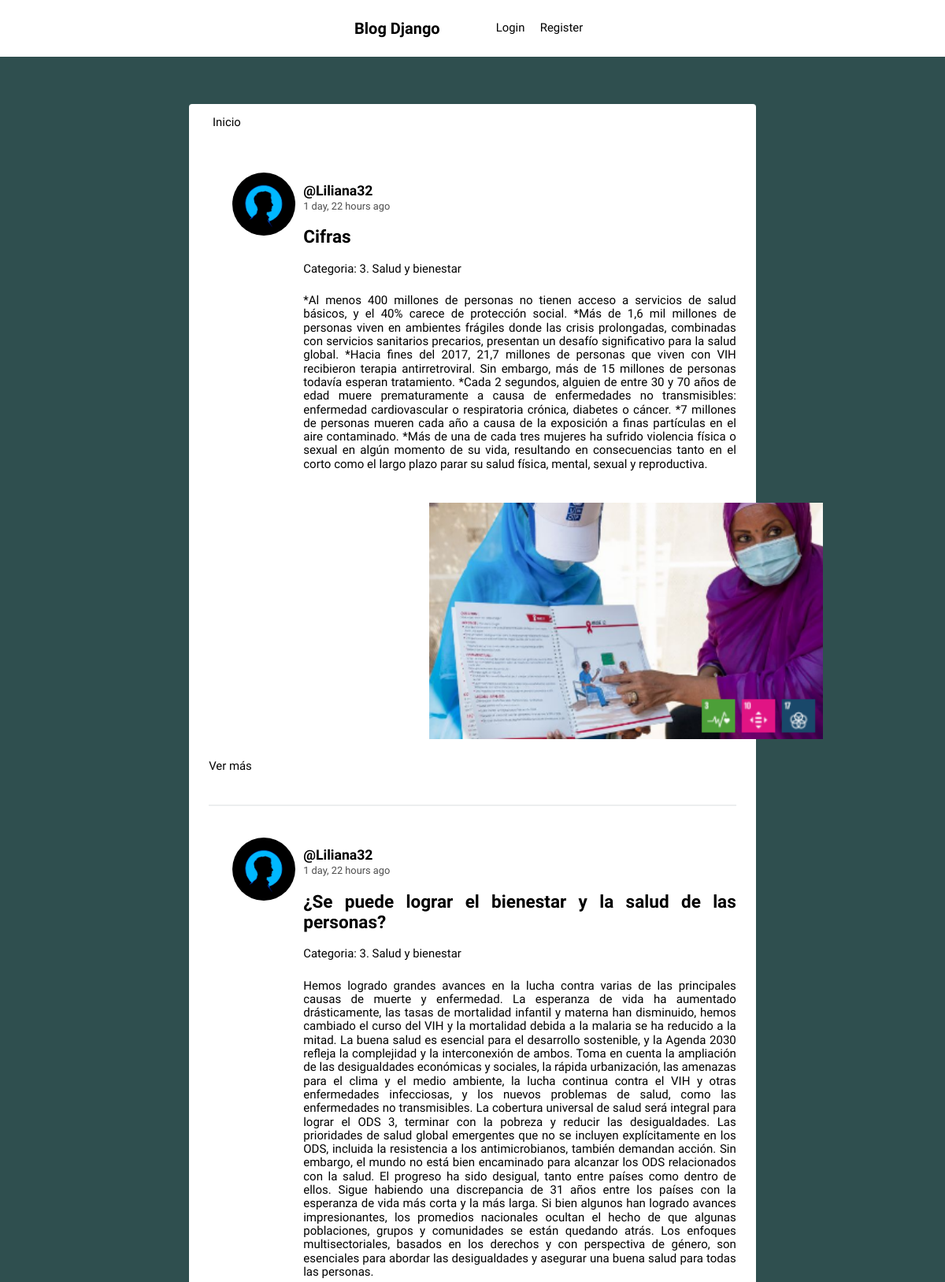
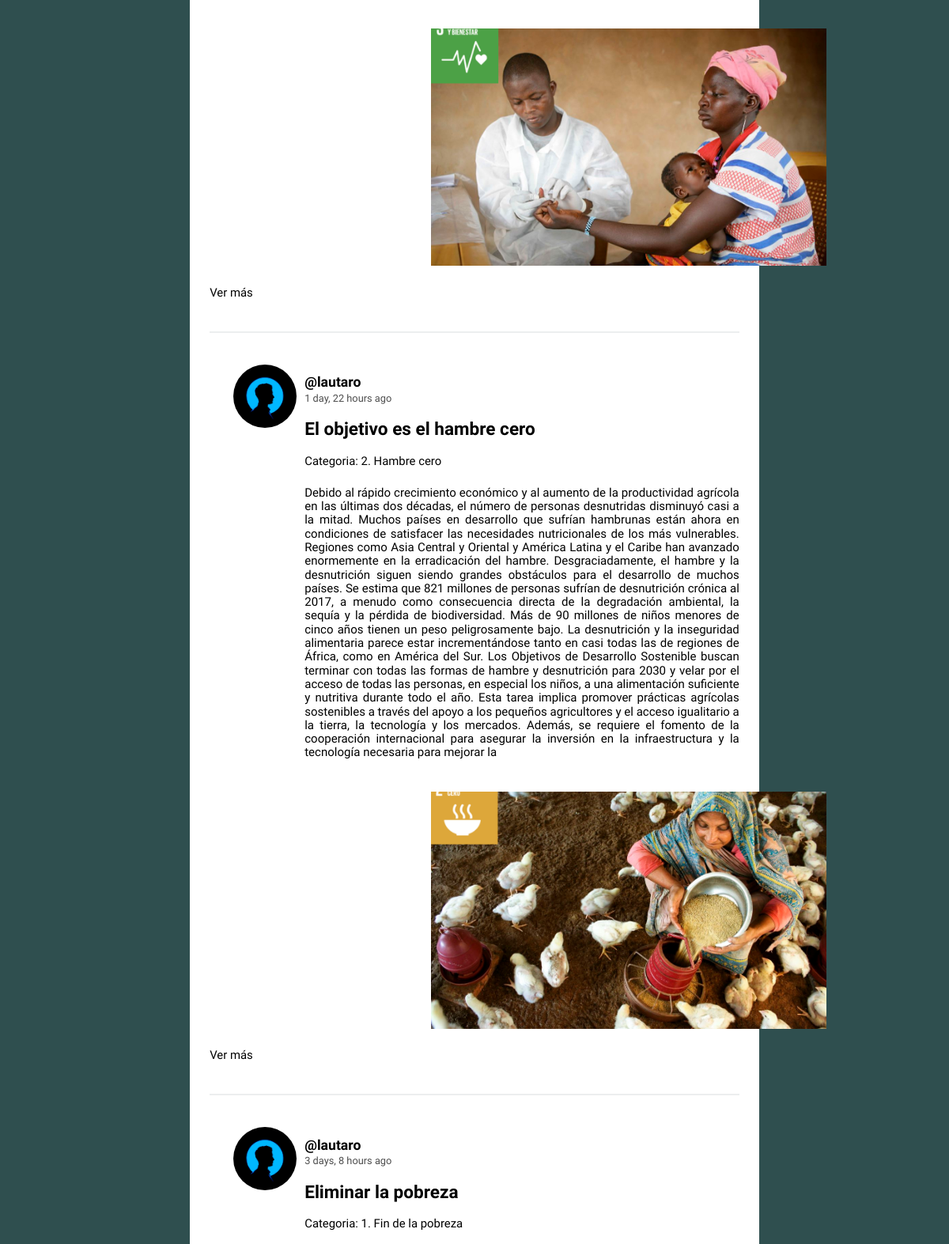
The page / (upper part) on the database its author committed (2 pictures, top to bottom).
### blog/models.py (models this page shows, shortened)
class Post(models.Model):
    titulo = models.CharField('Título del Post',max_length = 150, unique = True)
    slug = models.CharField('Slug', max_length = 150, unique = True)
    user = models.ForeignKey(User, on_delete=models.CASCADE, related_name='posts')
    timestamp = models.DateTimeField(default=timezone.now)
    content = models.TextField()
    imagen = models.ImageField(null=True,blank=True,upload_to="images/")
    publicado = models.BooleanField('Publicado',default = True)
    categoria = models.CharField('Categoria', max_length = 150)
    class Meta:
        ordering = ['-timestamp']

class profile(models.Model):
    user = models.OneToOneField(User, on_delete=models.CASCADE)
    image = models.ImageField(default='perfil.png')

### blog/views.py (the view)
# urls.py: path('', views.feed, name="feed"),
def feed(request):
    posts = Post.objects.all()
    context = {'posts':posts}
    return render(request, 'social/feed.html', context)

### blog/templates/social/feed.html (shortened to what this page needs)
{% extends 'social/layout.html' %}
{% load humanize %}
{% load static %}
{% block content %}
{% for post in posts %}
<article>
    <div class="container-article">
    {% if post.publicado == True%}
    <img class='profile' src="{{ post.user.profile.image.url }}">
    <div>
        <h2 class="username"><a href="{% url 'profile' post.user.username %}">@{{ post.user.username }}</a></h2>
        <time data-time="#">{{ post.timestamp|naturaltime }}</time>
        <br>
        <div class="post"><h2>{{ post.titulo }}</h2></div>
        <a href="{% url 'categoria' post.categoria %}">Categoria: {{ post.categoria }}</a>
        <br><br><br>
        <div class="post">{{ post.content }}</div>
    </div>
</div>
        <img class='post_img'src="{{ post.imagen.url }}">
        <br><br><br>
        <a href="{% url 'detalle_post' post.slug %}">    Ver más</a>
    {% endif %}
</article>
{% endfor %}
{% endblock %}

### blog/static/style.css (style rules this page uses)
body { background: #2F4F4F; font-size: 62.5%; font-family: 'Varela Round', Helvetica, Arial, serif; }
img { object-fit: cover; }
a { font-size: .93rem; text-decoration: none; color: black; }
article { width: 93%; margin: auto; padding: 40px 0; border-bottom: 2px solid #ECEEEF; }
.username { margin-bottom: .2rem; }
.username a { font-size: 1.1rem; }
.container-article { display: flex; }
.container-article img { height: 80px; width: 80px; margin-right: 10px; border-radius: 50%; }
article:last-child { border-bottom: 0; }
time { font-size: .8rem; opacity: .7; }
.post { font-size: .94rem; text-align:justify; }
.profile { display: flex; align-items: center; flex-direction: column; }
img.profile { height: 80px; width: 80px; margin-right: 10px; margin-left: 30px; border-radius: 50%; }
img.post_img { height: 300px; width: 500px; margin-left: 280px; margin-right: auto; margin-top: 40px; border-radius: 0%; }

### rows shown on the page
Post: user.profile.image (picture), user.username "Liliana32", timestamp "1 day, 22 hours ago", titulo "Cifras", categoria "3. Salud y bienestar", content "*Al menos 400 millones de personas no tienen acceso a servicios de salud básicos, y el 40% carece de protección social. *Más de 1,6 mil millones de personas viven en ambientes frágiles donde las crisis prolongadas, combinadas con servicios sanitarios precarios, presentan un desafío significativo para la salud global. *Hacia fines del 2017, 21,7 millones de personas que viven con VIH recibieron terapia antirretroviral. Sin embargo, más de 15 millones de personas todavía esperan tratamiento. *Cada 2 segundos, alguien de entre 30 y 70 años de edad muere prematuramente a causa de enfermedades no transmisibles: enfermedad cardiovascular o respiratoria crónica, diabetes o cáncer. *7 millones de…", imagen (picture)
Post: user.profile.image (picture), user.username "Liliana32", timestamp "1 day, 22 hours ago", titulo "¿Se puede lograr el bienestar y la salud de las personas?", categoria "3. Salud y bienestar", content "Hemos logrado grandes avances en la lucha contra varias de las principales causas de muerte y enfermedad. La esperanza de vida ha aumentado drásticamente, las tasas de mortalidad infantil y materna han disminuido, hemos cambiado el curso del VIH y la mortalidad debida a la malaria se ha reducido a la mitad. La buena salud es esencial para el desarrollo sostenible, y la Agenda 2030 refleja la complejidad y la interconexión de ambos. Toma en cuenta la ampliación de las desigualdades económicas y sociales, la rápida urbanización, las amenazas para el clima y el medio ambiente, la lucha continua contra el VIH y otras enfermedades infecciosas, y los nuevos problemas de salud, como las…", imagen (picture)
Post: user.profile.image (picture), user.username "lautaro", timestamp "1 day, 22 hours ago", titulo "El objetivo es el hambre cero", categoria "2. Hambre cero", content "Debido al rápido crecimiento económico y al aumento de la productividad agrícola en las últimas dos décadas, el número de personas desnutridas disminuyó casi a la mitad. Muchos países en desarrollo que sufrían hambrunas están ahora en condiciones de satisfacer las necesidades nutricionales de los más vulnerables. Regiones como Asia Central y Oriental y América Latina y el Caribe han avanzado enormemente en la erradicación del hambre. Desgraciadamente, el hambre y la desnutrición siguen siendo grandes obstáculos para el desarrollo de muchos países. Se estima que 821 millones de personas sufrían de desnutrición crónica al 2017, a menudo como consecuencia directa de la degradación ambiental,…", imagen (picture)
Post: user.profile.image (picture), user.username "lautaro", timestamp "3 days, 8 hours ago", titulo "Eliminar la pobreza", categoria "1. Fin de la pobreza"
